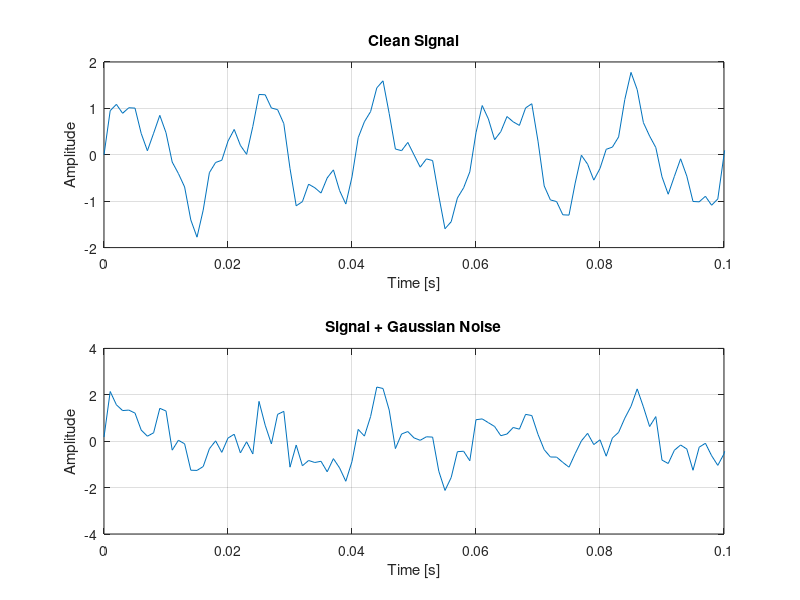
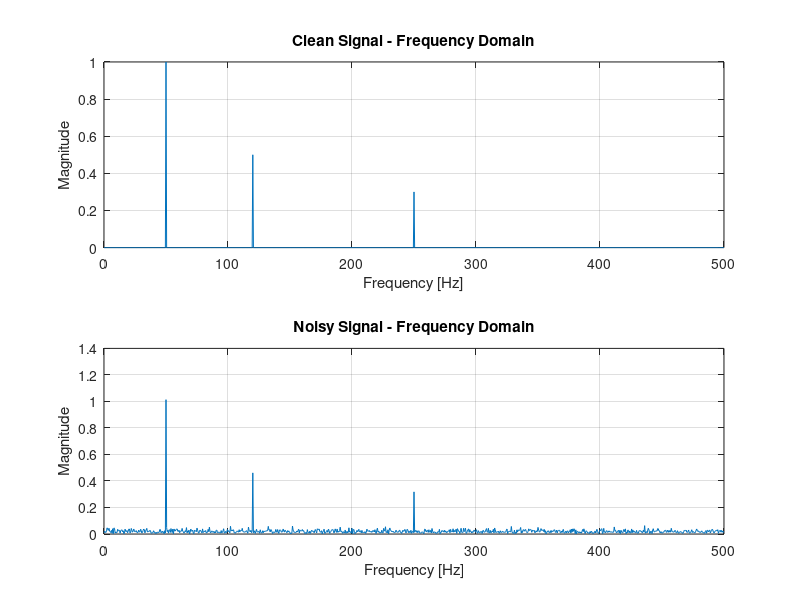
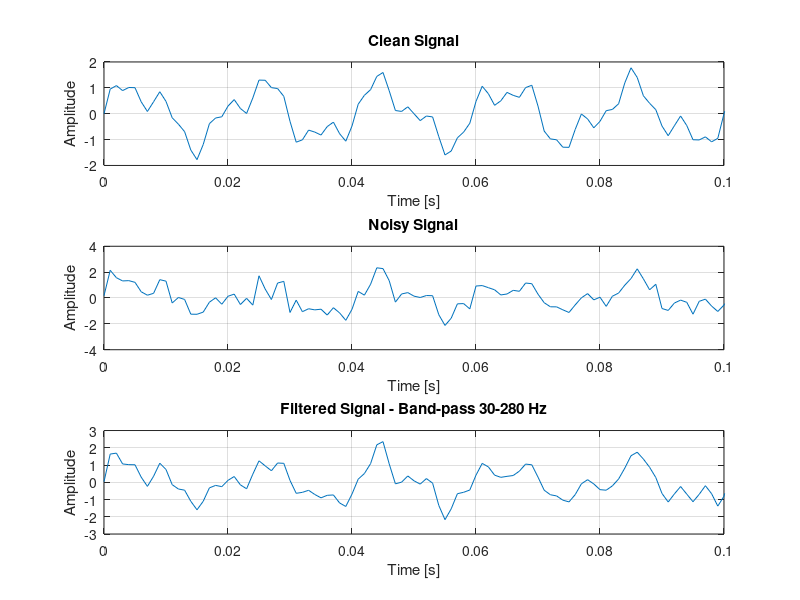
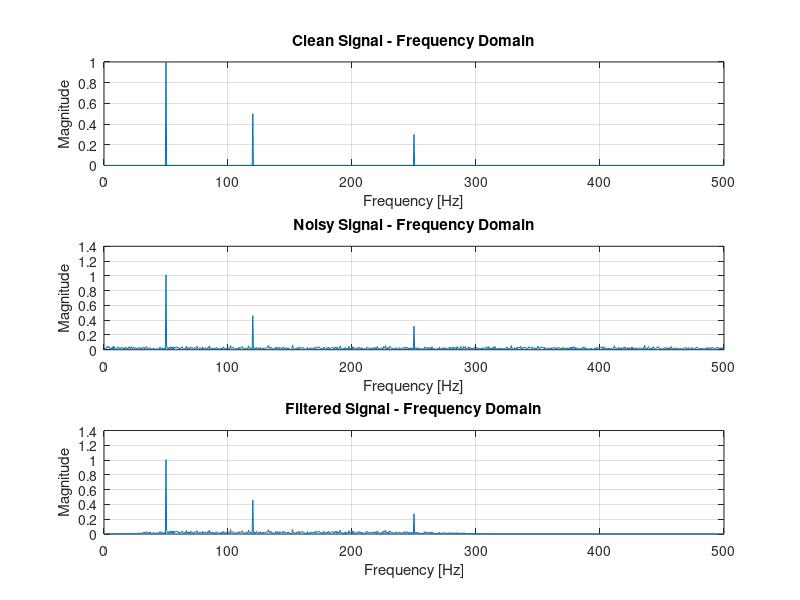

Recreate these plots in MATLAB, in order.
clear;
clc;
close all;

%% Sampling settings
Fs = 1000;
duration = 2;
t = 0:1/Fs:duration-1/Fs;

%% Generate clean signal
signal1 = 1.0 * sin(2*pi*50*t);
signal2 = 0.5 * sin(2*pi*120*t);
signal3 = 0.3 * sin(2*pi*250*t);
cleanSignal = signal1 + signal2 + signal3;

%% Generate Gaussian noise
noiseAmplitude = 0.5;
noise = noiseAmplitude * randn(size(t));

%% Add noise to signal
noisySignal = cleanSignal + noise;

%% Time-domain comparison
figure;
subplot(2,1,1);
plot(t, cleanSignal);
xlim([0 0.1]);
xlabel('Time [s]');
ylabel('Amplitude');
title('Clean Signal');
grid on;

subplot(2,1,2);
plot(t, noisySignal);
xlim([0 0.1]);
xlabel('Time [s]');
ylabel('Amplitude');
title('Signal + Gaussian Noise');
grid on;


%% Frequency-domain analysis

N = length(cleanSignal);

% Convert both signals to frequency domain
X_clean = fft(cleanSignal);
X_noisy = fft(noisySignal);

% Two-sided magnitude spectra
P2_clean = abs(X_clean / N);
P2_noisy = abs(X_noisy / N);

% One-sided magnitude spectra
P1_clean = P2_clean(1:floor(N/2)+1);
P1_noisy = P2_noisy(1:floor(N/2)+1);

% Correct amplitudes after removing negative-frequency half
P1_clean(2:end-1) = 2 * P1_clean(2:end-1);
P1_noisy(2:end-1) = 2 * P1_noisy(2:end-1);

% Frequency axis from 0 Hz to Fs/2
f = Fs * (0:floor(N/2)) / N;

%% Compare frequency domains
figure;
subplot(2,1,1);
plot(f, P1_clean);
xlim([0 Fs/2]);
xlabel('Frequency [Hz]');
ylabel('Magnitude');
title('Clean Signal - Frequency Domain');
grid on;

subplot(2,1,2);
plot(f, P1_noisy);
xlim([0 Fs/2]);
xlabel('Frequency [Hz]');
ylabel('Magnitude');
title('Noisy Signal - Frequency Domain');
grid on;
%% Band-pass filter

filterOrder = 4;

lowCutoff = 30;
highCutoff = 280;

normalizedCutoff =[lowCutoff highCutoff] / (Fs/2);

[b, a] = butter(filterOrder,normalizedCutoff,'bandpass');

filteredSignal = filtfilt(b, a, noisySignal);
%% Compare signals
figure;

subplot(3,1,1);
plot(t, cleanSignal);
xlim([0 0.1]);
xlabel('Time [s]');
ylabel('Amplitude');
title('Clean Signal');
grid on;

subplot(3,1,2);
plot(t, noisySignal);
xlim([0 0.1]);
xlabel('Time [s]');
ylabel('Amplitude');
title('Noisy Signal');
grid on;

subplot(3,1,3);
plot(t, filteredSignal);
xlim([0 0.1]);
xlabel('Time [s]');
ylabel('Amplitude');
title('Filtered Signal - Band-pass 30-280 Hz');
grid on;
%% Frequency-domain analysis of filtered signal

X_filtered = fft(filteredSignal);

P2_filtered = abs(X_filtered / N);

P1_filtered = P2_filtered(1:N/2+1);

P1_filtered(2:end-1) = 2 * P1_filtered(2:end-1);

%% Compare clean, noisy, and filtered spectra

figure;

subplot(3,1,1);
plot(f, P1_clean);
xlabel('Frequency [Hz]');
ylabel('Magnitude');
title('Clean Signal - Frequency Domain');
xlim([0 Fs/2]);
grid on;

subplot(3,1,2);
plot(f, P1_noisy);
xlabel('Frequency [Hz]');
ylabel('Magnitude');
title('Noisy Signal - Frequency Domain');
xlim([0 Fs/2]);
grid on;

subplot(3,1,3);
plot(f, P1_filtered);
xlabel('Frequency [Hz]');
ylabel('Magnitude');
title('Filtered Signal - Frequency Domain');
xlim([0 Fs/2]);
grid on;

%% Final filtered signal in time domain

figure;

plot(t, filteredSignal);
xlim([0 0.1]);

xlabel('Time [s]');
ylabel('Amplitude');
title('Filtered Signal in Time Domain');
grid on;



%% Frequency-domain analysis of filtered signal

X_filtered = fft(filteredSignal);

P2_filtered = abs(X_filtered / N);

P1_filtered = P2_filtered(1:floor(N/2)+1);

P1_filtered(2:end-1) = 2 * P1_filtered(2:end-1);


%% Compare clean, noisy and filtered spectra

figure;

subplot(3,1,1);
plot(f, P1_clean);
xlim([0 Fs/2]);
xlabel('Frequency [Hz]');
ylabel('Magnitude');
title('Clean Signal Spectrum');
grid on;

subplot(3,1,2);
plot(f, P1_noisy);
xlim([0 Fs/2]);
xlabel('Frequency [Hz]');
ylabel('Magnitude');
title('Noisy Signal Spectrum');
grid on;

subplot(3,1,3);
plot(f, P1_filtered);
xlim([0 Fs/2]);
xlabel('Frequency [Hz]');
ylabel('Magnitude');
title('Filtered Signal Spectrum');
grid on;
